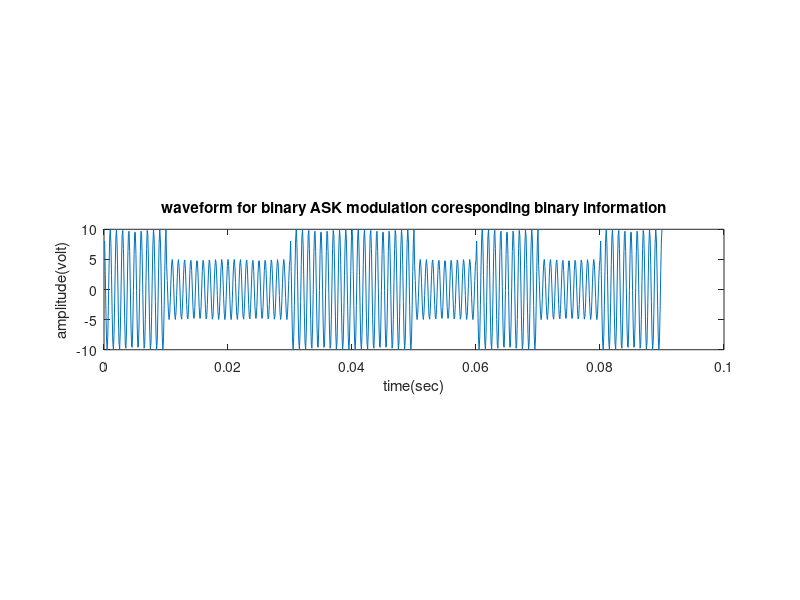
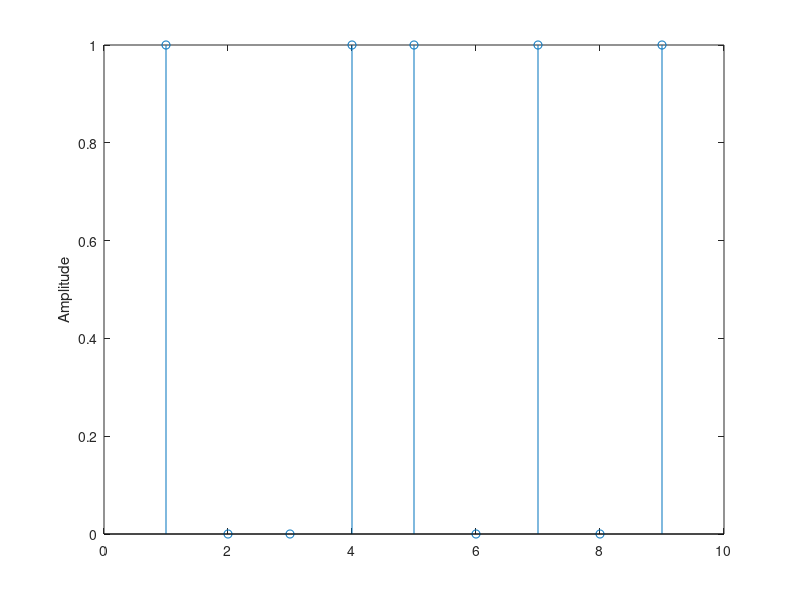

Source code (MATLAB) for these figures, in order:
close all;
clear all;
clc;
%XXXXXXXXXXXXXXXXXXXXXXX Binary-ASK modulation XXXXXXXXXXXXXXXXXXXXXXXXXXX% 
A1=10; % Amplitude of carrier signal for information 1 
A2=5; % Amplitude of carrier signal for information 0 
bp=0.01;
br=1/bp; % bit rate 
f=br*10; % carrier frequency 
t2=bp/99:bp/99:bp; 
ss=length(t2); 
m=[]; 
x=[1 0 0 1 1 0 1 0 1];
for (i=1:1:length(x)) 
 if (x(i)==1) 
 y=A1*cos(2*pi*f*t2); 
 else 
 y=A2*cos(2*pi*f*t2); 
 end 
 m=[m y]; 
end 
t3=bp/99:bp/99:bp*length(x); 
subplot(3,1,2); 
plot(t3,m); 
xlabel('time(sec)'); 
ylabel('amplitude(volt)'); 
title('waveform for binary ASK modulation coresponding binary information'); 
%XXXXXXXXXXXXXXXXXXXX Binary ASK demodulation XXXXXXXXXXXXXXXXXXXXXXXXXXXXX 
mn=[]; 
for n=ss:ss:length(m) 
 t=bp/99:bp/99:bp; 
 y=cos(2*pi*f*t); % carrier siignal 
 mm=y.*m((n-(ss-1)):n); 
 t4=bp/99:bp/99:bp; 
 z=trapz(t4,mm) % intregation 
 zz=round((2*z/bp)) 
 if(zz>7.5) % logic level = (A1+A2)/2=7.5 
 a=1; 
 else 
 a=0; 
 end 
 mn=[mn a]; 
end 
disp(' Binary information at Reciver :'); 
disp(mn);
figure
stem(mn);
ylabel('Amplitude'); 
